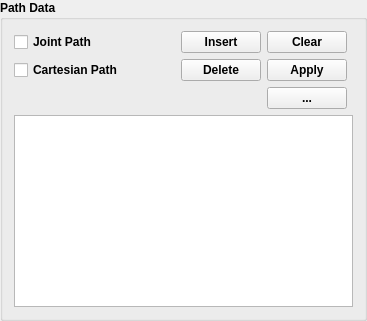
     <widget class="QGroupBox" name="gbPathData">
      <property name="enabled">
       <bool>true</bool>
      </property>
      <property name="font">
       <font>
        <weight>75</weight>
        <bold>true</bold>
       </font>
      </property>
      <property name="title">
       <string>Path Data</string>
      </property>
      <layout class="QGridLayout" name="gridLayout_6">
       <item row="0" column="3">
        <widget class="QPushButton" name="btnPathInsert">
         <property name="text">
          <string>Insert</string>
         </property>
        </widget>
       </item>
       <item row="3" column="0" colspan="6">
        <widget class="QTableView" name="tvPathData"/>
       </item>
       <item row="1" column="0">
        <widget class="QCheckBox" name="cbCartesianPath">
         <property name="text">
          <string>Cartesian Path</string>
         </property>
        </widget>
       </item>
       <item row="1" column="1">
        <spacer name="horizontalSpacer_4">
         <property name="orientation">
          <enum>Qt::Horizontal</enum>
         </property>
         <property name="sizeHint" stdset="0">
          <size>
           <width>40</width>
           <height>20</height>
          </size>
         </property>
        </spacer>
       </item>
       <item row="1" column="4">
        <widget class="QPushButton" name="btnPathApply">
         <property name="text">
          <string>Apply</string>
         </property>
        </widget>
       </item>
       <item row="0" column="4">
        <widget class="QPushButton" name="btnPathClear">
         <property name="text">
          <string>Clear</string>
         </property>
        </widget>
       </item>
       <item row="0" column="0">
        <widget class="QCheckBox" name="cbJointPath">
         <property name="text">
          <string>Joint Path</string>
         </property>
        </widget>
       </item>
       <item row="1" column="3">
        <widget class="QPushButton" name="btnPathDelete">
         <property name="text">
          <string>Delete</string>
         </property>
        </widget>
       </item>
       <item row="0" column="1">
        <spacer name="horizontalSpacer">
         <property name="orientation">
          <enum>Qt::Horizontal</enum>
         </property>
         <property name="sizeHint" stdset="0">
          <size>
           <width>40</width>
           <height>20</height>
          </size>
         </property>
        </spacer>
       </item>
       <item row="2" column="4">
        <widget class="QPushButton" name="btnFileLoad">
         <property name="text">
          <string>...</string>
         </property>
        </widget>
       </item>
      </layout>
     </widget>
